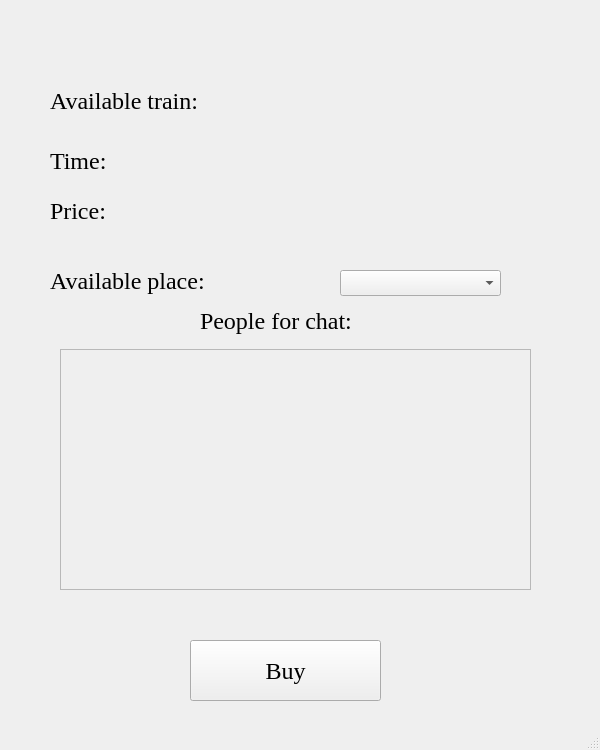
<?xml version="1.0" encoding="UTF-8"?>
<ui version="4.0">
 <class>MainWindow</class>
 <widget class="QMainWindow" name="MainWindow">
  <property name="geometry">
   <rect>
    <x>0</x>
    <y>0</y>
    <width>600</width>
    <height>750</height>
   </rect>
  </property>
  <property name="windowTitle">
   <string>MainWindow</string>
  </property>
  <widget class="QWidget" name="centralwidget">
   <widget class="QLabel" name="label_3">
    <property name="geometry">
     <rect>
      <x>50</x>
      <y>80</y>
      <width>211</width>
      <height>41</height>
     </rect>
    </property>
    <property name="font">
     <font>
      <family>Times</family>
      <pointsize>18</pointsize>
     </font>
    </property>
    <property name="text">
     <string>Available train: </string>
    </property>
   </widget>
   <widget class="QLabel" name="label_4">
    <property name="geometry">
     <rect>
      <x>260</x>
      <y>80</y>
      <width>211</width>
      <height>41</height>
     </rect>
    </property>
    <property name="font">
     <font>
      <family>Times</family>
      <pointsize>18</pointsize>
     </font>
    </property>
    <property name="text">
     <string/>
    </property>
   </widget>
   <widget class="QLabel" name="label_5">
    <property name="geometry">
     <rect>
      <x>50</x>
      <y>140</y>
      <width>211</width>
      <height>41</height>
     </rect>
    </property>
    <property name="font">
     <font>
      <family>Times</family>
      <pointsize>18</pointsize>
     </font>
    </property>
    <property name="text">
     <string>Time:</string>
    </property>
   </widget>
   <widget class="QLabel" name="label_6">
    <property name="geometry">
     <rect>
      <x>270</x>
      <y>140</y>
      <width>211</width>
      <height>41</height>
     </rect>
    </property>
    <property name="font">
     <font>
      <family>Times</family>
      <pointsize>18</pointsize>
     </font>
    </property>
    <property name="text">
     <string/>
    </property>
   </widget>
   <widget class="QLabel" name="label_7">
    <property name="geometry">
     <rect>
      <x>50</x>
      <y>190</y>
      <width>211</width>
      <height>41</height>
     </rect>
    </property>
    <property name="font">
     <font>
      <family>Times</family>
      <pointsize>18</pointsize>
     </font>
    </property>
    <property name="text">
     <string>Price:</string>
    </property>
   </widget>
   <widget class="QLabel" name="label_8">
    <property name="geometry">
     <rect>
      <x>270</x>
      <y>190</y>
      <width>211</width>
      <height>41</height>
     </rect>
    </property>
    <property name="font">
     <font>
      <family>Times</family>
      <pointsize>18</pointsize>
     </font>
    </property>
    <property name="text">
     <string/>
    </property>
   </widget>
   <widget class="QLabel" name="label_9">
    <property name="geometry">
     <rect>
      <x>50</x>
      <y>260</y>
      <width>211</width>
      <height>41</height>
     </rect>
    </property>
    <property name="font">
     <font>
      <family>Times</family>
      <pointsize>18</pointsize>
     </font>
    </property>
    <property name="text">
     <string>Available place:</string>
    </property>
   </widget>
   <widget class="QComboBox" name="comboBox">
    <property name="geometry">
     <rect>
      <x>340</x>
      <y>270</y>
      <width>161</width>
      <height>26</height>
     </rect>
    </property>
   </widget>
   <widget class="QPushButton" name="pushButton">
    <property name="geometry">
     <rect>
      <x>190</x>
      <y>640</y>
      <width>191</width>
      <height>61</height>
     </rect>
    </property>
    <property name="font">
     <font>
      <family>Times</family>
      <pointsize>18</pointsize>
     </font>
    </property>
    <property name="text">
     <string>Buy</string>
    </property>
   </widget>
   <widget class="QLabel" name="label_10">
    <property name="geometry">
     <rect>
      <x>200</x>
      <y>300</y>
      <width>211</width>
      <height>41</height>
     </rect>
    </property>
    <property name="font">
     <font>
      <family>Times</family>
      <pointsize>18</pointsize>
     </font>
    </property>
    <property name="text">
     <string>People for chat:</string>
    </property>
   </widget>
   <widget class="QScrollArea" name="scrollArea">
    <property name="geometry">
     <rect>
      <x>60</x>
      <y>349</y>
      <width>471</width>
      <height>241</height>
     </rect>
    </property>
    <property name="widgetResizable">
     <bool>true</bool>
    </property>
    <widget class="QWidget" name="scrollAreaWidgetContents">
     <property name="geometry">
      <rect>
       <x>0</x>
       <y>0</y>
       <width>469</width>
       <height>239</height>
      </rect>
     </property>
    </widget>
   </widget>
  </widget>
  <widget class="QMenuBar" name="menubar">
   <property name="geometry">
    <rect>
     <x>0</x>
     <y>0</y>
     <width>600</width>
     <height>22</height>
    </rect>
   </property>
  </widget>
  <widget class="QStatusBar" name="statusbar"/>
 </widget>
 <resources/>
 <connections/>
</ui>
